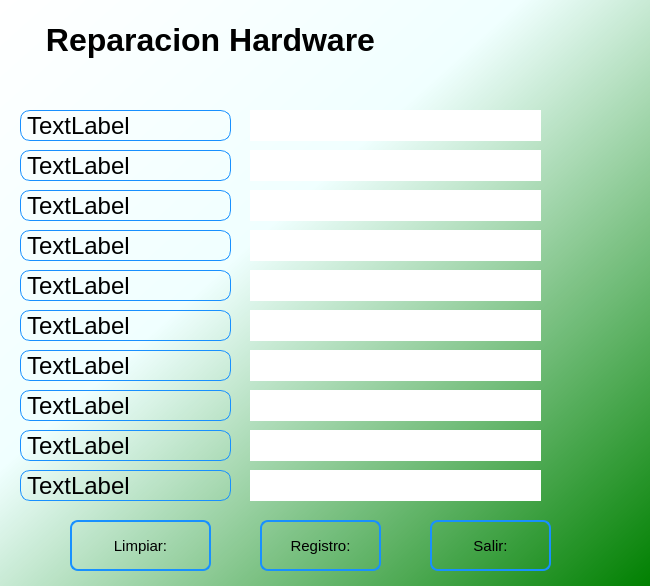
<?xml version="1.0" encoding="UTF-8"?>
<ui version="4.0">
 <class>MainWindow</class>
 <widget class="QMainWindow" name="MainWindow">
  <property name="geometry">
   <rect>
    <x>0</x>
    <y>0</y>
    <width>650</width>
    <height>586</height>
   </rect>
  </property>
  <property name="sizePolicy">
   <sizepolicy hsizetype="Preferred" vsizetype="Preferred">
    <horstretch>0</horstretch>
    <verstretch>0</verstretch>
   </sizepolicy>
  </property>
  <property name="maximumSize">
   <size>
    <width>650</width>
    <height>642</height>
   </size>
  </property>
  <property name="windowTitle">
   <string>Reparacion Hardware</string>
  </property>
  <property name="windowIcon">
   <iconset>
    <normaloff>../img/pucusoft.png</normaloff>../img/pucusoft.png</iconset>
  </property>
  <widget class="QWidget" name="Fondo">
   <property name="styleSheet">
    <string notr="true">background-color: qlineargradient(x1: 0, y1: 0, x2: 1, y2: 1,stop: 0 white, stop: 0.4 azure,stop: 1 green);</string>
   </property>
   <widget class="QLabel" name="Logo">
    <property name="geometry">
     <rect>
      <x>550</x>
      <y>10</y>
      <width>91</width>
      <height>91</height>
     </rect>
    </property>
    <property name="styleSheet">
     <string notr="true">background-color: none;</string>
    </property>
    <property name="text">
     <string/>
    </property>
    <property name="pixmap">
     <pixmap>../img/Logo_HelpDesk.png</pixmap>
    </property>
    <property name="scaledContents">
     <bool>true</bool>
    </property>
    <property name="wordWrap">
     <bool>false</bool>
    </property>
   </widget>
   <widget class="QLabel" name="Marquesina">
    <property name="geometry">
     <rect>
      <x>40</x>
      <y>10</y>
      <width>341</width>
      <height>61</height>
     </rect>
    </property>
    <property name="styleSheet">
     <string notr="true">background-color: none;

</string>
    </property>
    <property name="text">
     <string notr="true">&lt;html&gt;&lt;head/&gt;&lt;body&gt;&lt;p align=&quot;center&quot;&gt;&lt;span style=&quot; font-size:24pt; font-weight:700;&quot;&gt;Reparacion Hardware&lt;/span&gt;&lt;/p&gt;&lt;/body&gt;&lt;/html&gt;</string>
    </property>
    <property name="scaledContents">
     <bool>true</bool>
    </property>
    <property name="alignment">
     <set>Qt::AlignCenter</set>
    </property>
   </widget>
   <widget class="QFrame" name="Etiqueta_Frame">
    <property name="geometry">
     <rect>
      <x>10</x>
      <y>90</y>
      <width>231</width>
      <height>411</height>
     </rect>
    </property>
    <property name="styleSheet">
     <string notr="true">background-color: none;
border-color: black;
border-style: dashed;</string>
    </property>
    <property name="frameShape">
     <enum>QFrame::StyledPanel</enum>
    </property>
    <property name="frameShadow">
     <enum>QFrame::Raised</enum>
    </property>
    <widget class="QLabel" name="label_2">
     <property name="geometry">
      <rect>
       <x>10</x>
       <y>20</y>
       <width>211</width>
       <height>31</height>
      </rect>
     </property>
     <property name="styleSheet">
      <string notr="true">border-radius:10px; 
font: 18pt;
color: black;
border: 1px solid #1890ff;


</string>
     </property>
     <property name="text">
      <string>TextLabel</string>
     </property>
    </widget>
    <widget class="QLabel" name="label_3">
     <property name="geometry">
      <rect>
       <x>10</x>
       <y>60</y>
       <width>211</width>
       <height>31</height>
      </rect>
     </property>
     <property name="styleSheet">
      <string notr="true">border-radius:10px; 
font: 18pt;
color: black;
border: 1px solid #1890ff;


</string>
     </property>
     <property name="text">
      <string>TextLabel</string>
     </property>
    </widget>
    <widget class="QLabel" name="label_4">
     <property name="geometry">
      <rect>
       <x>10</x>
       <y>100</y>
       <width>211</width>
       <height>31</height>
      </rect>
     </property>
     <property name="styleSheet">
      <string notr="true">border-radius:10px; 
font: 18pt;
color: black;
border: 1px solid #1890ff;


</string>
     </property>
     <property name="text">
      <string>TextLabel</string>
     </property>
    </widget>
    <widget class="QLabel" name="label_5">
     <property name="geometry">
      <rect>
       <x>10</x>
       <y>140</y>
       <width>211</width>
       <height>31</height>
      </rect>
     </property>
     <property name="styleSheet">
      <string notr="true">border-radius:10px; 
font: 18pt;
color: black;
border: 1px solid #1890ff;


</string>
     </property>
     <property name="text">
      <string>TextLabel</string>
     </property>
    </widget>
    <widget class="QLabel" name="label_6">
     <property name="geometry">
      <rect>
       <x>10</x>
       <y>180</y>
       <width>211</width>
       <height>31</height>
      </rect>
     </property>
     <property name="styleSheet">
      <string notr="true">border-radius:10px; 
font: 18pt;
color: black;
border: 1px solid #1890ff;


</string>
     </property>
     <property name="text">
      <string>TextLabel</string>
     </property>
    </widget>
    <widget class="QLabel" name="label_7">
     <property name="geometry">
      <rect>
       <x>10</x>
       <y>220</y>
       <width>211</width>
       <height>31</height>
      </rect>
     </property>
     <property name="styleSheet">
      <string notr="true">border-radius:10px; 
font: 18pt;
color: black;
border: 1px solid #1890ff;


</string>
     </property>
     <property name="text">
      <string>TextLabel</string>
     </property>
    </widget>
    <widget class="QLabel" name="label_8">
     <property name="geometry">
      <rect>
       <x>10</x>
       <y>260</y>
       <width>211</width>
       <height>31</height>
      </rect>
     </property>
     <property name="styleSheet">
      <string notr="true">border-radius:10px; 
font: 18pt;
color: black;
border: 1px solid #1890ff;


</string>
     </property>
     <property name="text">
      <string>TextLabel</string>
     </property>
    </widget>
    <widget class="QLabel" name="label_9">
     <property name="geometry">
      <rect>
       <x>10</x>
       <y>300</y>
       <width>211</width>
       <height>31</height>
      </rect>
     </property>
     <property name="styleSheet">
      <string notr="true">border-radius:10px; 
font: 18pt;
color: black;
border: 1px solid #1890ff;


</string>
     </property>
     <property name="text">
      <string>TextLabel</string>
     </property>
    </widget>
    <widget class="QLabel" name="label_10">
     <property name="geometry">
      <rect>
       <x>10</x>
       <y>340</y>
       <width>211</width>
       <height>31</height>
      </rect>
     </property>
     <property name="styleSheet">
      <string notr="true">border-radius:10px; 
font: 18pt;
color: black;
border: 1px solid #1890ff;


</string>
     </property>
     <property name="text">
      <string>TextLabel</string>
     </property>
    </widget>
    <widget class="QLabel" name="label_11">
     <property name="geometry">
      <rect>
       <x>10</x>
       <y>380</y>
       <width>211</width>
       <height>31</height>
      </rect>
     </property>
     <property name="styleSheet">
      <string notr="true">border-radius:10px; 
font: 18pt;
color: black;
border: 1px solid #1890ff;


</string>
     </property>
     <property name="text">
      <string>TextLabel</string>
     </property>
    </widget>
   </widget>
   <widget class="QFrame" name="Editor_Frame">
    <property name="geometry">
     <rect>
      <x>240</x>
      <y>90</y>
      <width>311</width>
      <height>411</height>
     </rect>
    </property>
    <property name="styleSheet">
     <string notr="true">background-color: none;
border-color: black;
border-style: dashed;</string>
    </property>
    <property name="frameShape">
     <enum>QFrame::StyledPanel</enum>
    </property>
    <property name="frameShadow">
     <enum>QFrame::Raised</enum>
    </property>
    <widget class="QLineEdit" name="lineEdit">
     <property name="geometry">
      <rect>
       <x>10</x>
       <y>20</y>
       <width>291</width>
       <height>31</height>
      </rect>
     </property>
     <property name="styleSheet">
      <string notr="true">  background-color: rgba(0, 0, 0,0);
  border-radius:10px; 
   color: rgb(255, 255, 254);
  border: 2px solid  rgb(255, 255, 255);
  font: 14pt ;
hover{
background-color: rgba(0, 0, 0,0);
border-radius:10px; 
font: 14pt;;
border: 2px solid  rgb(120, 0, 171);
}
  :focus{
  background-color: rgb(0, 0, 0);
  border-radius:10px; 
   border: 2px solid rgb(120, 0, 171);
  font: 14pt;
  }
        </string>
     </property>
    </widget>
    <widget class="QLineEdit" name="lineEdit_2">
     <property name="geometry">
      <rect>
       <x>10</x>
       <y>60</y>
       <width>291</width>
       <height>31</height>
      </rect>
     </property>
     <property name="styleSheet">
      <string notr="true">  background-color: rgba(0, 0, 0,0);
  border-radius:10px; 
   color: rgb(255, 255, 254);
  border: 2px solid  rgb(255, 255, 255);
  font: 14pt ;
hover{
background-color: rgba(0, 0, 0,0);
border-radius:10px; 
font: 14pt;;
border: 2px solid  rgb(120, 0, 171);
}
  :focus{
  background-color: rgb(0, 0, 0);
  border-radius:10px; 
   border: 2px solid rgb(120, 0, 171);
  font: 14pt;
  }
        </string>
     </property>
    </widget>
    <widget class="QLineEdit" name="lineEdit_3">
     <property name="geometry">
      <rect>
       <x>10</x>
       <y>100</y>
       <width>291</width>
       <height>31</height>
      </rect>
     </property>
     <property name="styleSheet">
      <string notr="true">  background-color: rgba(0, 0, 0,0);
  border-radius:10px; 
   color: rgb(255, 255, 254);
  border: 2px solid  rgb(255, 255, 255);
  font: 14pt ;
hover{
background-color: rgba(0, 0, 0,0);
border-radius:10px; 
font: 14pt;;
border: 2px solid  rgb(120, 0, 171);
}
  :focus{
  background-color: rgb(0, 0, 0);
  border-radius:10px; 
   border: 2px solid rgb(120, 0, 171);
  font: 14pt;
  }
        </string>
     </property>
    </widget>
    <widget class="QLineEdit" name="lineEdit_4">
     <property name="geometry">
      <rect>
       <x>10</x>
       <y>140</y>
       <width>291</width>
       <height>31</height>
      </rect>
     </property>
     <property name="styleSheet">
      <string notr="true">  background-color: rgba(0, 0, 0,0);
  border-radius:10px; 
   color: rgb(255, 255, 254);
  border: 2px solid  rgb(255, 255, 255);
  font: 14pt ;
hover{
background-color: rgba(0, 0, 0,0);
border-radius:10px; 
font: 14pt;;
border: 2px solid  rgb(120, 0, 171);
}
  :focus{
  background-color: rgb(0, 0, 0);
  border-radius:10px; 
   border: 2px solid rgb(120, 0, 171);
  font: 14pt;
  }
        </string>
     </property>
    </widget>
    <widget class="QLineEdit" name="lineEdit_5">
     <property name="geometry">
      <rect>
       <x>10</x>
       <y>180</y>
       <width>291</width>
       <height>31</height>
      </rect>
     </property>
     <property name="styleSheet">
      <string notr="true">  background-color: rgba(0, 0, 0,0);
  border-radius:10px; 
   color: rgb(255, 255, 254);
  border: 2px solid  rgb(255, 255, 255);
  font: 14pt ;
hover{
background-color: rgba(0, 0, 0,0);
border-radius:10px; 
font: 14pt;;
border: 2px solid  rgb(120, 0, 171);
}
  :focus{
  background-color: rgb(0, 0, 0);
  border-radius:10px; 
   border: 2px solid rgb(120, 0, 171);
  font: 14pt;
  }
        </string>
     </property>
    </widget>
    <widget class="QLineEdit" name="lineEdit_6">
     <property name="geometry">
      <rect>
       <x>10</x>
       <y>220</y>
       <width>291</width>
       <height>31</height>
      </rect>
     </property>
     <property name="styleSheet">
      <string notr="true">  background-color: rgba(0, 0, 0,0);
  border-radius:10px; 
   color: rgb(255, 255, 254);
  border: 2px solid  rgb(255, 255, 255);
  font: 14pt ;
hover{
background-color: rgba(0, 0, 0,0);
border-radius:10px; 
font: 14pt;;
border: 2px solid  rgb(120, 0, 171);
}
  :focus{
  background-color: rgb(0, 0, 0);
  border-radius:10px; 
   border: 2px solid rgb(120, 0, 171);
  font: 14pt;
  }
        </string>
     </property>
    </widget>
    <widget class="QLineEdit" name="lineEdit_7">
     <property name="geometry">
      <rect>
       <x>10</x>
       <y>260</y>
       <width>291</width>
       <height>31</height>
      </rect>
     </property>
     <property name="styleSheet">
      <string notr="true">  background-color: rgba(0, 0, 0,0);
  border-radius:10px; 
   color: rgb(255, 255, 254);
  border: 2px solid  rgb(255, 255, 255);
  font: 14pt ;
hover{
background-color: rgba(0, 0, 0,0);
border-radius:10px; 
font: 14pt;;
border: 2px solid  rgb(120, 0, 171);
}
  :focus{
  background-color: rgb(0, 0, 0);
  border-radius:10px; 
   border: 2px solid rgb(120, 0, 171);
  font: 14pt;
  }
        </string>
     </property>
    </widget>
    <widget class="QLineEdit" name="lineEdit_8">
     <property name="geometry">
      <rect>
       <x>10</x>
       <y>300</y>
       <width>291</width>
       <height>31</height>
      </rect>
     </property>
     <property name="styleSheet">
      <string notr="true">  background-color: rgba(0, 0, 0,0);
  border-radius:10px; 
   color: rgb(255, 255, 254);
  border: 2px solid  rgb(255, 255, 255);
  font: 14pt ;
hover{
background-color: rgba(0, 0, 0,0);
border-radius:10px; 
font: 14pt;;
border: 2px solid  rgb(120, 0, 171);
}
  :focus{
  background-color: rgb(0, 0, 0);
  border-radius:10px; 
   border: 2px solid rgb(120, 0, 171);
  font: 14pt;
  }
        </string>
     </property>
    </widget>
    <widget class="QLineEdit" name="lineEdit_9">
     <property name="geometry">
      <rect>
       <x>10</x>
       <y>340</y>
       <width>291</width>
       <height>31</height>
      </rect>
     </property>
     <property name="styleSheet">
      <string notr="true">  background-color: rgba(0, 0, 0,0);
  border-radius:10px; 
   color: rgb(255, 255, 254);
  border: 2px solid  rgb(255, 255, 255);
  font: 14pt ;
hover{
background-color: rgba(0, 0, 0,0);
border-radius:10px; 
font: 14pt;;
border: 2px solid  rgb(120, 0, 171);
}
  :focus{
  background-color: rgb(0, 0, 0);
  border-radius:10px; 
   border: 2px solid rgb(120, 0, 171);
  font: 14pt;
  }
        </string>
     </property>
    </widget>
    <widget class="QLineEdit" name="lineEdit_10">
     <property name="geometry">
      <rect>
       <x>10</x>
       <y>380</y>
       <width>291</width>
       <height>31</height>
      </rect>
     </property>
     <property name="styleSheet">
      <string notr="true">  background-color: rgba(0, 0, 0,0);
  border-radius:10px; 
   color: rgb(255, 255, 254);
  border: 2px solid  rgb(255, 255, 255);
  font: 14pt ;
hover{
background-color: rgba(0, 0, 0,0);
border-radius:10px; 
font: 14pt;;
border: 2px solid  rgb(120, 0, 171);
}
  :focus{
  background-color: rgb(0, 0, 0);
  border-radius:10px; 
   border: 2px solid rgb(120, 0, 171);
  font: 14pt;
  }
        </string>
     </property>
    </widget>
   </widget>
   <widget class="QPushButton" name="Clear_Button">
    <property name="geometry">
     <rect>
      <x>70</x>
      <y>520</y>
      <width>141</width>
      <height>51</height>
     </rect>
    </property>
    <property name="styleSheet">
     <string notr="true"> width: 6px;
 height: 6px;
 border: 2px solid #1890ff;
 border-radius: 8px;
 background: none;
font-size: 15px;

</string>
    </property>
    <property name="text">
     <string>Limpiar:</string>
    </property>
    <property name="icon">
     <iconset>
      <normaloff>../img/limpiezar-datos.png</normaloff>../img/limpiezar-datos.png</iconset>
    </property>
    <property name="iconSize">
     <size>
      <width>35</width>
      <height>35</height>
     </size>
    </property>
   </widget>
   <widget class="QPushButton" name="Record_Button">
    <property name="geometry">
     <rect>
      <x>260</x>
      <y>520</y>
      <width>121</width>
      <height>51</height>
     </rect>
    </property>
    <property name="styleSheet">
     <string notr="true">width: 6px;
 height: 6px;
 border: 2px solid #1890ff;
 border-radius: 8px;
 background: none;
font-size: 15px;</string>
    </property>
    <property name="text">
     <string>Registro:</string>
    </property>
    <property name="icon">
     <iconset>
      <normaloff>../img/registro-usuario.png</normaloff>../img/registro-usuario.png</iconset>
    </property>
    <property name="iconSize">
     <size>
      <width>50</width>
      <height>40</height>
     </size>
    </property>
   </widget>
   <widget class="QPushButton" name="Exit_Button">
    <property name="geometry">
     <rect>
      <x>430</x>
      <y>520</y>
      <width>121</width>
      <height>51</height>
     </rect>
    </property>
    <property name="styleSheet">
     <string notr="true">width: 6px;
 height: 6px;
 border: 2px solid #1890ff;
 border-radius: 8px;
 background: none;
font-size: 15px;</string>
    </property>
    <property name="text">
     <string>Salir:</string>
    </property>
    <property name="icon">
     <iconset>
      <normaloff>../img/salida.png</normaloff>../img/salida.png</iconset>
    </property>
    <property name="iconSize">
     <size>
      <width>30</width>
      <height>40</height>
     </size>
    </property>
   </widget>
  </widget>
 </widget>
 <resources/>
 <connections/>
</ui>
